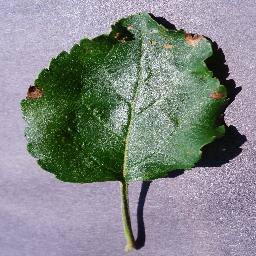
#> input picture leaves/images/Apple_Black_rot/image (143).JPG, 256 x 256 px; its folder holds only this picture in this run
$ python -i Augmentation.py   (imports and definitions only)
#> lines starting #> are read from the running program, lines starting #| are printed output that depends on the picture
#> further down, picture is the input picture: shape (256, 256, 3); mean B, G, R 135.2, 136.4, 131.3

import os
import sys
import cv2
import random
import numpy as np
import matplotlib.pyplot as plt

TRAIN = "prepared/train"
EFFECTS = ["Flip", "Rotate", "Skew", "Shear", "Crop", "Distortion"]


def augment(image, effect):
    height, width = image.shape[:2]

    if effect == "Flip":
        return cv2.flip(image, 1)

    if effect == "Rotate":
        return cv2.rotate(image, cv2.ROTATE_90_CLOCKWISE)

    if effect == "Skew":
        points1 = np.float32([
            [0, 0], [width, 0],
            [0, height], [width, height]
        ])
        points2 = np.float32([
            [width * 0.2, 0], [width, 0],
            [0, height], [width * 0.8, height]
        ])
        matrix = cv2.getPerspectiveTransform(points1, points2)
        return cv2.warpPerspective(image, matrix, (width, height))

    if effect == "Shear":
        matrix = np.float32([[1, 0.2, 0], [0, 1, 0]])
        return cv2.warpAffine(image, matrix, (width, height))

    if effect == "Crop":
        crop = image[
            height // 10:height * 9 // 10,
            width // 10:width * 9 // 10
        ]
        return cv2.resize(crop, (width, height))

    if effect == "Distortion":
        map_x, map_y = np.meshgrid(
            np.arange(width, dtype=np.float32),
            np.arange(height, dtype=np.float32)
        )
        map_x = map_x + 5 * np.sin(map_y / 10)
        return cv2.remap(image, map_x, map_y, cv2.INTER_LINEAR)


def display(image):
    fig, axes = plt.subplots(2, 3, figsize=(12, 8))

    for axis, effect in zip(axes.flat, EFFECTS):
        result = augment(image, effect)
        axis.imshow(cv2.cvtColor(result, cv2.COLOR_BGR2RGB))
        axis.set_title(effect)
        axis.axis("off")
#> this loop made 6 passes
#> pass 1, in display, `result = augment(image, effect)`:
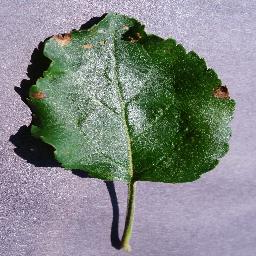
#> result: shape (256, 256, 3); mean B, G, R 135.2, 136.4, 131.3
#> pass 2, in display, `result = augment(image, effect)`:
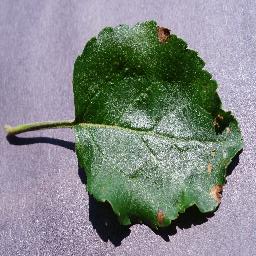
#> result: shape (256, 256, 3); mean B, G, R 135.2, 136.4, 131.3
#> pass 3, in display, `result = augment(image, effect)`:
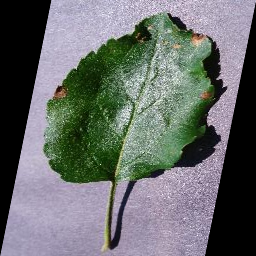
#> result: shape (256, 256, 3); mean B, G, R 108.3, 109.2, 105.1
#> after the loop:
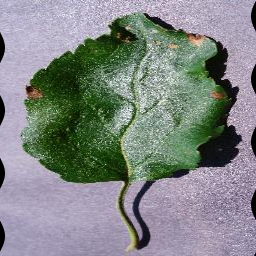
#> result: shape (256, 256, 3); mean B, G, R 133, 134.4, 129.2

    plt.tight_layout()
    plt.show()
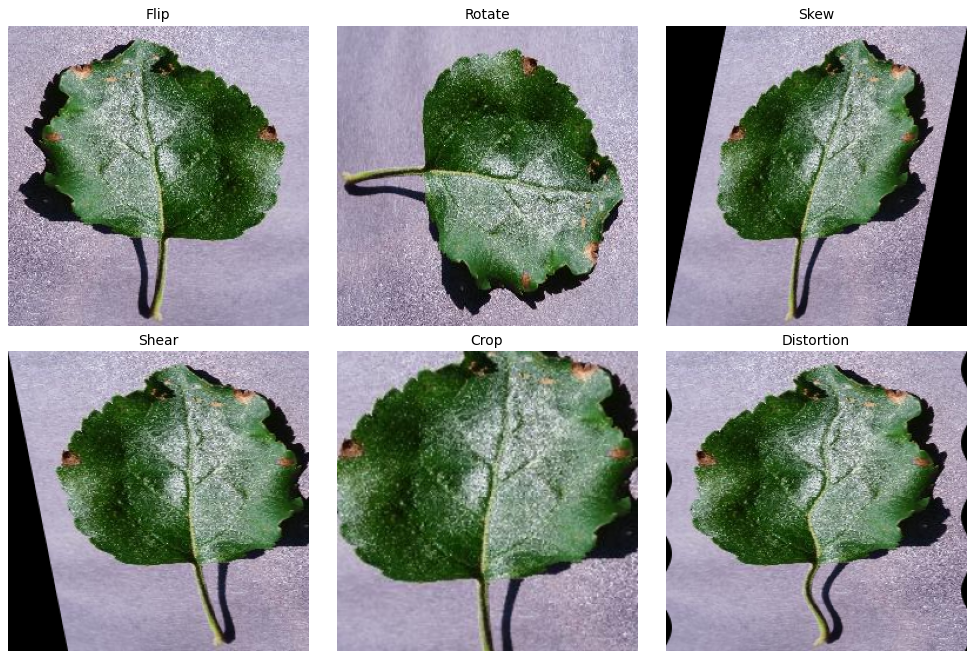
#> figure drawn by matplotlib, 6 panels


# [52 lines left out: function balance_dataset, not called in this run]


# [5 lines not run here, left out]

>>> import cv2
>>> picture = cv2.imread('leaves/images/Apple_Black_rot/image (143).JPG')
>>> result = display(picture)

$ run again, on leaves/images/Apple_Black_rot/image (167).JPG
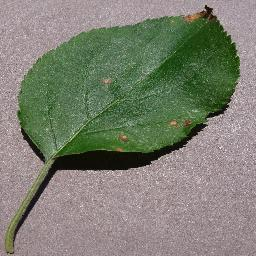
#> input picture leaves/images/Apple_Black_rot/image (167).JPG, 256 x 256 px
#> picture is the input picture: shape (256, 256, 3); mean B, G, R 113.2, 127.5, 124.8
#> the loop in display, `for axis, effect in zip(axes.flat, EFFECTS):` made 6 passes
#> pass 1, in display, `result = augment(image, effect)`:
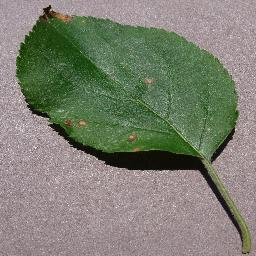
#> result: shape (256, 256, 3); mean B, G, R 113.2, 127.5, 124.8
#> after the loop in display, `for axis, effect in zip(axes.flat, EFFECTS):`:
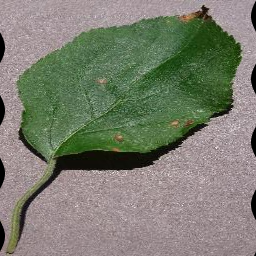
#> result: shape (256, 256, 3); mean B, G, R 111.4, 125.7, 122.8

$ run again, on leaves/images/Apple_Black_rot/image (2).JPG
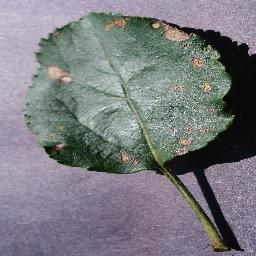
#> input picture leaves/images/Apple_Black_rot/image (2).JPG, 256 x 256 px
#> picture is the input picture: shape (256, 256, 3); mean B, G, R 127.2, 122.8, 121.9
#> the loop in display, `for axis, effect in zip(axes.flat, EFFECTS):` made 6 passes
#> pass 1, in display, `result = augment(image, effect)`:
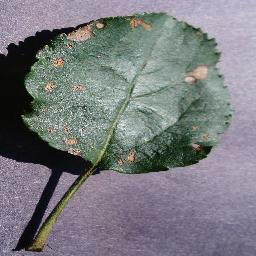
#> result: shape (256, 256, 3); mean B, G, R 127.2, 122.8, 121.9
#> after the loop in display, `for axis, effect in zip(axes.flat, EFFECTS):`:
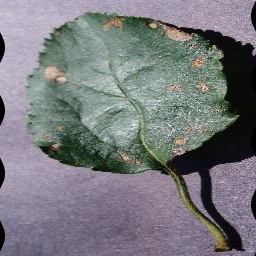
#> result: shape (256, 256, 3); mean B, G, R 125.5, 121.3, 120.3

$ run again, on leaves/images/Apple_Black_rot/image (214).JPG
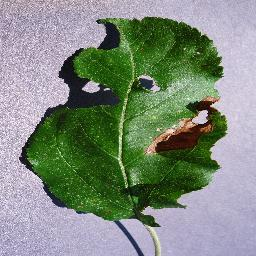
#> input picture leaves/images/Apple_Black_rot/image (214).JPG, 256 x 256 px
#> picture is the input picture: shape (256, 256, 3); mean B, G, R 126.2, 139.2, 128.1
#> the loop in display, `for axis, effect in zip(axes.flat, EFFECTS):` made 6 passes
#> pass 1, in display, `result = augment(image, effect)`:
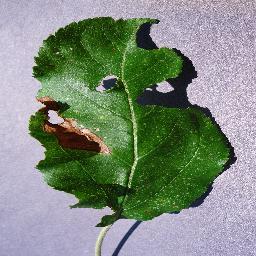
#> result: shape (256, 256, 3); mean B, G, R 126.2, 139.2, 128.1
#> after the loop in display, `for axis, effect in zip(axes.flat, EFFECTS):`:
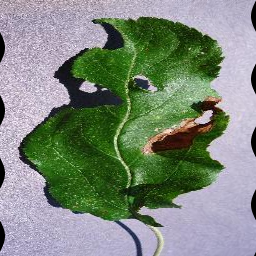
#> result: shape (256, 256, 3); mean B, G, R 123.7, 137, 125.8
